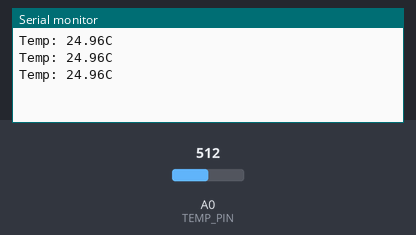
Bench run of a sketch on a simulated Arduino Mega 2560, built with avr-gcc and run on an emulated ATmega2560. Shown: the last lines printed to the serial monitor. The test bench sets the inputs (shaded band); at power-on: A0 (TEMP_PIN) = 512.

Above: at 1.3 s.
1.4 s: A0 (TEMP_PIN) set to 716
At 1.9 s:
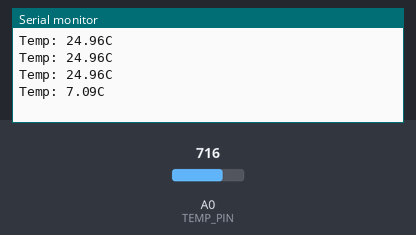
2.9 s: A0 (TEMP_PIN) set to 900
At 3.4 s:
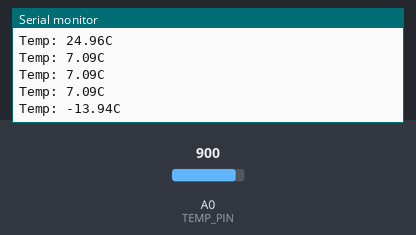
Timing chart, 0 to 5.9 s (numbered marks = the images above; inputs shaded):
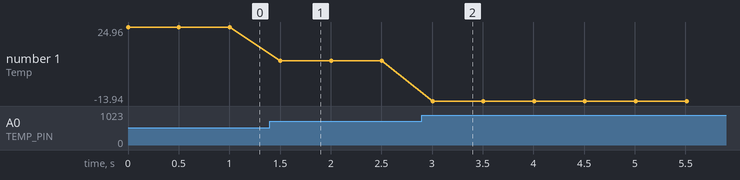

Measured:
- after the input at 1.4 s, the serial monitor: prints a new line after 0.10 s (image 1)
- after the input at 2.9 s, the serial monitor: prints a new line after 0.11 s (image 2)
- plotted number 1: 24.96 → 7.09 after the input at 1.4 s, 7.09 → -13.94 after the input at 2.9 s

The sketch:

main.ino
```cpp
#define TEMP_PIN A0

void setup() {
  Serial.begin(115200);
}

void loop() {
  // Ustawienie wartości BETA dla danego termistora
  const float BETA = 3950;

  // Odczyt wartosci z pinu alanogowego
  int analogValue = analogRead(TEMP_PIN);

  // Przeliczenie wartosci na temperature w C
  float celsius = 1 / (log(1 / (1023.0 / analogValue - 1)) / BETA + 1.0 / 298.15) - 273.15;

  // Wypisanie wartosci
  Serial.print("Temp: ");
  Serial.print(celsius);
  Serial.println("C");

  delay(500);

  // TODO: Dodanie wyswietlacza LCD do wyswietlenia aktualnej wartosci
}
```
